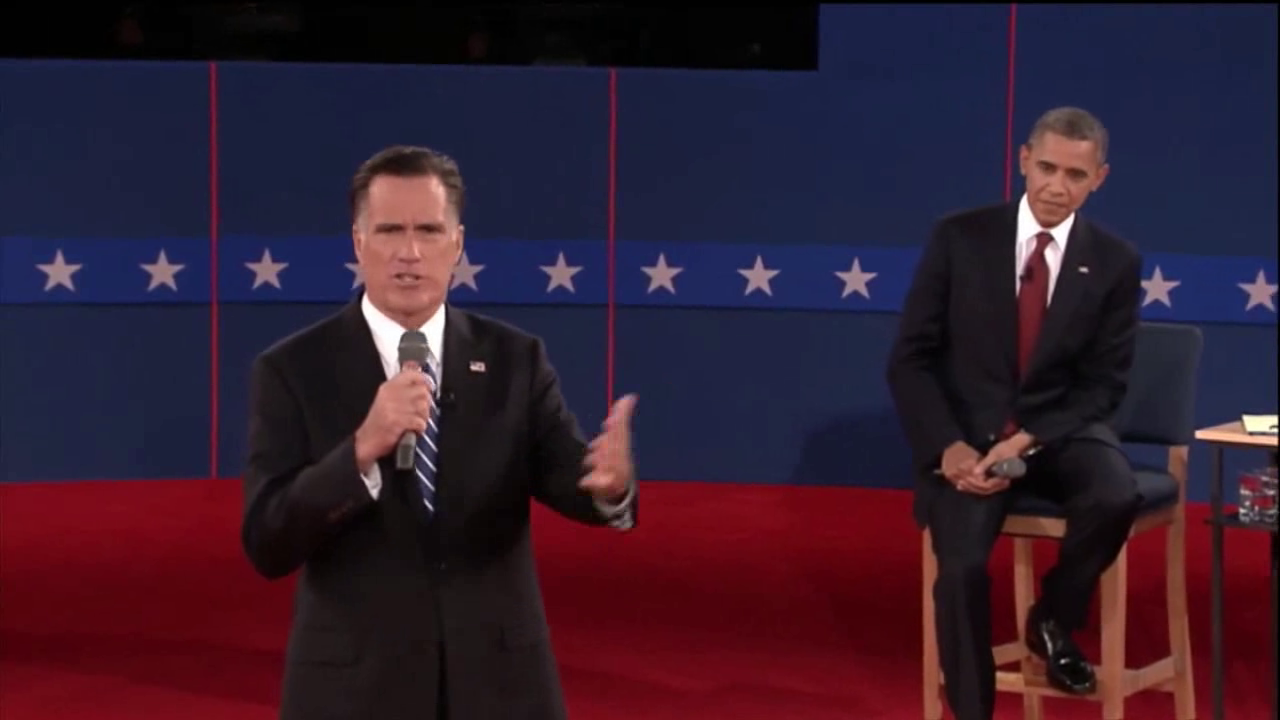
#> input picture frame 31 of ps6/input/pres_debate.avi, 1280 x 720 px
$ python ps6_3.py   (Python 2 division)
#> lines starting #> are read from the running program, lines starting #| are printed output that depends on the picture; after the words box and inside, x2 and y2 are one past the last pixel; in counts of white or black regions, pixels touching at a corner belong together
### ps6/algo.py
import numpy as np
import cv2

# [19 lines left out: function stochastic_universal_sampling, not called in this run]

def mean_squared_error(template, target):
    mse = np.sum(((template.astype(float) - target.astype(float)) ** 2)) / (template.shape[0] * template.shape[1])
    return mse

def histogram_distance(template, target):
    template_hist = np.zeros((256, 3))
    target_hist = np.zeros((256, 3))

    width = template.shape[1]
    height = template.shape[0]

    for ch in range(0, 3):
        template_hist[:, ch] = np.array(cv2.calcHist([template], [ch], None, [256], [0, 256]))[:, 0]
        target_hist[:, ch] = np.array(cv2.calcHist([target.astype(np.uint8)], [ch], None, [256], [0, 256]))[:, 0]

    template_hist /= float(width * height)
    target_hist /= float(width * height)

    dist = 0


    '''
    for k in range(0, 256):
        for ch in range(0, 3):
            if template_hist[k, ch] == 0 and target_hist[k, ch] == 0:
                continue
            else:
                dist += (template_hist[k, ch] - target_hist[k, ch])**2/(template_hist[k, ch] + target_hist[k, ch])
    '''
    hist_sum = template_hist + target_hist
    nonzero_mask = hist_sum > 0
    hist_sub = template_hist - target_hist

    dist = 0.5 * np.sum(hist_sub[nonzero_mask]**2 / hist_sum[nonzero_mask])

    return dist

### ps6/ps6_3.py
import numpy as np
import cv2
import algo
import os
import math


def sample_init(img_size, num):
    sample_set = []
    width = img_size[1]
    height = img_size[0]
    interval = width * height / num

    for i in range(0, num):
        y = (i * interval) / width
        x = (i * interval) % width
        sample_set.append([x, y, 1 / num])

    return sample_set


cap = cv2.VideoCapture('input\\pres_debate.avi')

x0 = 270
y0 = 190
w = 35
h = 55

t = 0
template = np.zeros((h, w))

num_sample = 100
sample_set = []

center_x = float(x0 + w / 2)
center_y = float(y0 + h / 2)

delta_d = 10.0
delta_dist = 0.1
weight_vec = []

alpha = 0

while (cap.isOpened()):
    ret, frame = cap.read()
#> frame is the input picture: shape (720, 1280, 3); mean B, G, R 46.7, 29.3, 51.1
    if not ret:
        break

    frame = cv2.resize(frame, (int(0.5 * frame.shape[1]), int(0.5 * frame.shape[0])), interpolation=cv2.INTER_CUBIC)
#> frame: shape (360, 640, 3)
    #gray = cv2.cvtColor(frame, cv2.COLOR_BGR2GRAY)

    if t == 0:
        template = frame[y0: y0 + h, x0: x0 + w, :]
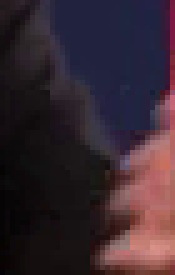
#> template: shape (55, 35, 3) (shown 5 times larger); mean B, G, R 48.3, 39.4, 55.1
        sample_set = sample_init((frame.shape[0], frame.shape[1]), num_sample)
        #cv2.imshow('temp', template)
        #cv2.imwrite(os.path.join('output', 'test1.png'), template)
    else:
        sample_set = algo.stochastic_universal_sampling(weight_vec)

    padded = np.zeros(((frame.shape[0] + h), (frame.shape[1] + w), 3))
    padded[h / 2 : -h / 2, w / 2 : -w / 2, :] = frame
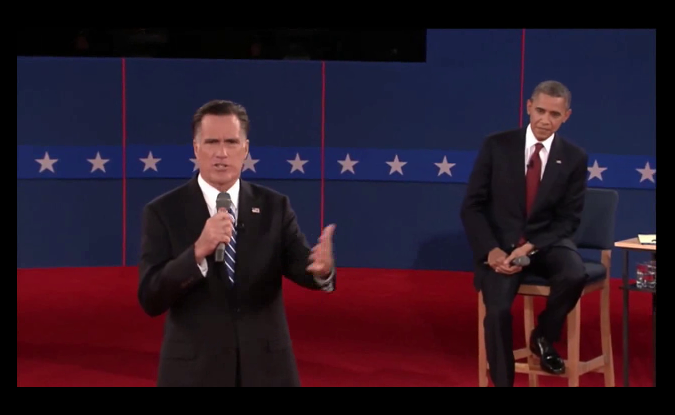
#> padded: shape (415, 675, 3) float64; mean B, G, R 38.4, 24.1, 42
    #padded = np.pad(frame, ((h / 2, h / 2), (w / 2, w / 2), 3), 'edge')

    weight_vec = []
    weight_sum = 0
    best_dist = float('inf')
    best_template = np.zeros(template.shape)
    for i in range(0, num_sample):
        x = sample_set[i][0] + int(np.random.normal(0, delta_d))
        if x < 0:
            x = 0
        if x >= padded.shape[1] - w:
            x = padded.shape[1] - w - 1

        y = sample_set[i][1] + int(np.random.normal(0, delta_d))
        if y < 0:
            y = 0
        if y >= padded.shape[0] - h:
            y = padded.shape[0] - h - 1

        target = padded[y: y + h, x: x + w, :]
        p_dynamics = math.exp(-((x - center_x) ** 2 + (y - center_y) ** 2) / (2 * delta_d ** 2))
        hist_dist = algo.histogram_distance(template, target)


        if (hist_dist < best_dist):
            best_dist = hist_dist
            best_template = target

        p_dist = math.exp(-hist_dist / (2 * delta_dist ** 2))

        weight = p_dist * p_dynamics
        weight_sum = weight_sum + weight
        weight_vec.append([x, y, weight])
#> this loop made 100 passes
#> (hist_dist, best_dist, p_dist, weight, weight_sum) on passes 8, 14, 19, 24: (1.98, 1.98, 1.1e-43, 2.02e-173, 7.85e-136), (1.57, 1.57, 7.35e-35, 4.95e-209, 6.41e-130), (1.34, 1.34, 8.36e-30, 6.05e-195, 1.94e-109), (1.13, 1.13, 2.28e-25, 1.83e-159, 1.41e-93)
#> (hist_dist, best_dist, p_dist, weight_sum) on passes 1, 2, 45, 50, 55: (2.65, 2.65, 3.22e-58, 4.9e-315), (2.12, 2.12, 8.26e-47, 2.95e-151), (0.881, 0.881, 7.5e-20, 1.03e-28), (0.824, 0.824, 1.26e-18, 1.5e-23), (0.415, 0.415, 9.81e-10, 3.19e-10)
#> pass 1, `target = padded[y: y + h, x: x + w, :]`:
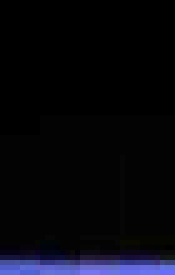
#> target: shape (55, 35, 3) float64 (shown 5 times larger); mean B, G, R 4, 2.1, 2.1; drawn with min black and max white
#> pass 3, `target = padded[y: y + h, x: x + w, :]`:
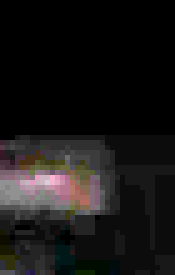
#> target: shape (55, 35, 3) float64 (shown 5 times larger); mean B, G, R 1.8, 1.8, 2; drawn with min black and max white
#> after the loop:
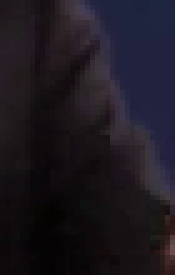
#> best_template: shape (55, 35, 3) float64 (shown 5 times larger); mean B, G, R 32.5, 24.4, 28.9
#> after the loop, best_dist = 0.415; weight_sum = 3.19e-10; weight_vec = 100 items, first 6: [17, 4, 4.9e-315], [393, 25, 2.95e-151], [146, 0, 2.34e-203], [521, 9, 8.27e-260], [255, 18, 7.85e-136], [1, 32, 3.33e-306]

    template = alpha * best_template.astype(float) + (1 - alpha) * template.astype(float)
    template = template.astype(np.uint8)
    cv2.imshow('temp', template)

    center_x = 0
    center_y = 0
    radius = 0

    for i in range(0, num_sample):
        weight_vec[i][2] = weight_vec[i][2] / weight_sum
        center_x += weight_vec[i][2] * weight_vec[i][0]
        center_y += weight_vec[i][2] * weight_vec[i][1]
        cv2.circle(frame, (int(weight_vec[i][0]), int(weight_vec[i][1])), 1, (0, 255, 0))
#> this loop made 100 passes
#> (center_x, center_y) on passes 1 to 12: (2.61e-304, 6.15e-305), (3.63e-139, 2.31e-140), (3.63e-139, 2.31e-140), (3.63e-139, 2.31e-140), (6.28e-124, 4.43e-125), (6.28e-124, 4.43e-125), (6.28e-124, 4.43e-125), (6.28e-124, 4.43e-125), (6.28e-124, 4.43e-125), (5.21e-118, 4.83e-119), (5.21e-118, 4.83e-119), (5.21e-118, 4.83e-119)
#> center_x on pass 39: 5.38e-51
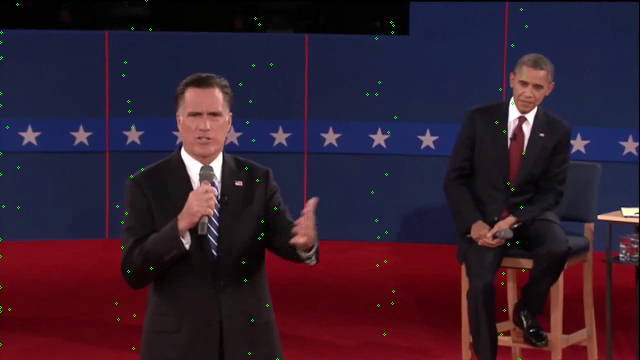
#> frame: shape (360, 640, 3); mean B, G, R 46.6, 29.7, 51

    for i in range(0, num_sample):
        dist = math.sqrt((weight_vec[i][0] - center_x) ** 2 + (weight_vec[i][0] - center_y) ** 2)
        radius += weight_vec[i][2] * dist

    cv2.circle(frame, (int(center_x), int(center_y)), 3, (0, 255, 0))
#> frame: shape (360, 640, 3); 0.01% of pixels changed, all inside (x1, y1, x2, y2) = (271, 204, 278, 211)
    cv2.circle(frame, (int(center_x), int(center_y)), int(radius), (255, 0, 0))
    cv2.rectangle(frame, (int(center_x - w / 2), int(center_y - h / 2)), (int(center_x + w / 2), int(center_y + h / 2)),
                  (0, 0, 255))
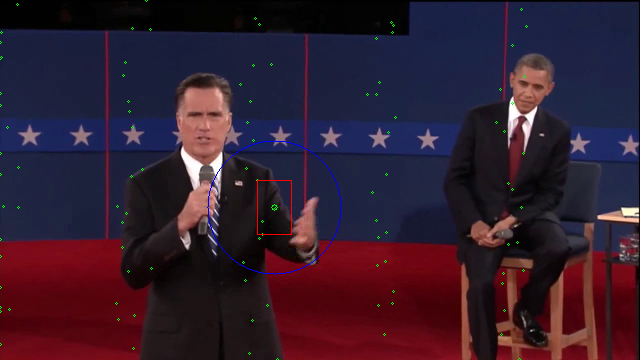
#> frame: shape (360, 640, 3); mean B, G, R 46.9, 29.6, 51

    cv2.imshow('frame', frame)

    if t == 0:
        cv2.imwrite(os.path.join('output', 'ps6-3-b-1.png'), template)
    if (t == 15):
        cv2.imwrite(os.path.join('output', 'ps6-3-b-2.png'), frame)
    if (t == 50):
        cv2.imwrite(os.path.join('output', 'ps6-3-b-3.png'), frame)
    if (t == 140):
        cv2.imwrite(os.path.join('output', 'ps6-3-b-4.png'), frame)

    t = t + 1
    if cv2.waitKey(25) & 0xFF == ord('q'):
#> (key q is pressed here)
        break

cap.release()
cv2.destroyAllWindows()

$ run again, starting later in the video
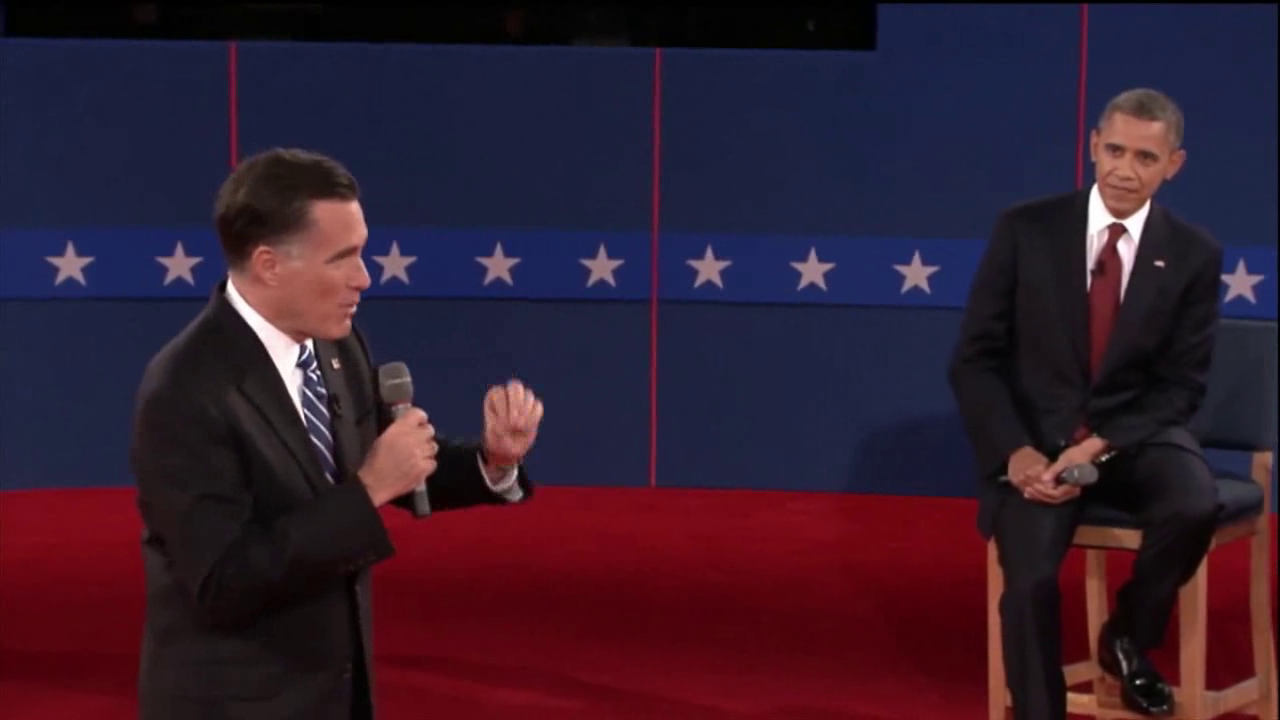
#> input picture frame 140 of ps6/input/pres_debate.avi, 1280 x 720 px
#> frame is the input picture: shape (720, 1280, 3); mean B, G, R 46.6, 29.3, 51.5
#> the loop `for i in range(0, num_sample):` made 100 passes
#> (hist_dist, best_dist, p_dist, weight, weight_sum) on passes 4, 9, 19, 32: (2.19, 2.19, 3.47e-48, 4.93e-261, 2.37e-154), (1.79, 1.79, 1.3e-39, 7.25e-243, 2.58e-144), (1.73, 1.73, 3.44e-38, 2.49e-203, 8.33e-113), (1.37, 1.37, 1.39e-30, 1.23e-80, 1.78e-77)
#> after the loop `for i in range(0, num_sample):`:
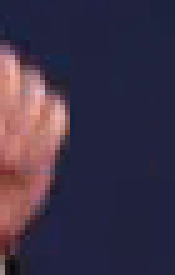
#> best_template: shape (55, 35, 3) float64 (shown 5 times larger); mean B, G, R 70.6, 49.7, 60.7
#> after the loop `for i in range(0, num_sample):`: best_dist = 0.421; weight_sum = 2.39e-10; weight_vec = 100 items, first 6: [17, 4, 6.57e-312], [393, 25, 2.37e-154], [146, 0, 1.23e-203], [521, 9, 4.93e-261], [255, 18, 2.58e-144], [1, 32, 1.13e-302]
#> the loop `for i in range(0, num_sample):` made 100 passes
#> (center_x, center_y) on passes 1 to 8: (4.68e-301, 1.1e-301), (3.91e-142, 2.48e-143), (3.91e-142, 2.48e-143), (3.91e-142, 2.48e-143), (2.76e-132, 1.95e-133), (2.76e-132, 1.95e-133), (2.76e-132, 1.95e-133), (2.76e-132, 1.95e-133)
#> `cv2.rectangle(frame, (int(center_x - w / 2), int(center_y - h / 2)), (..`:
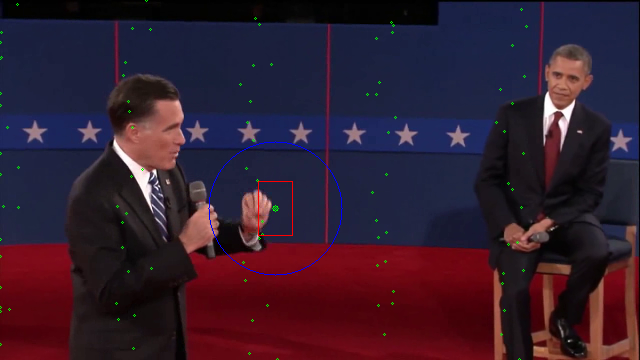
#> frame: shape (360, 640, 3); mean B, G, R 46.8, 29.6, 51.4

$ run again, starting later in the video
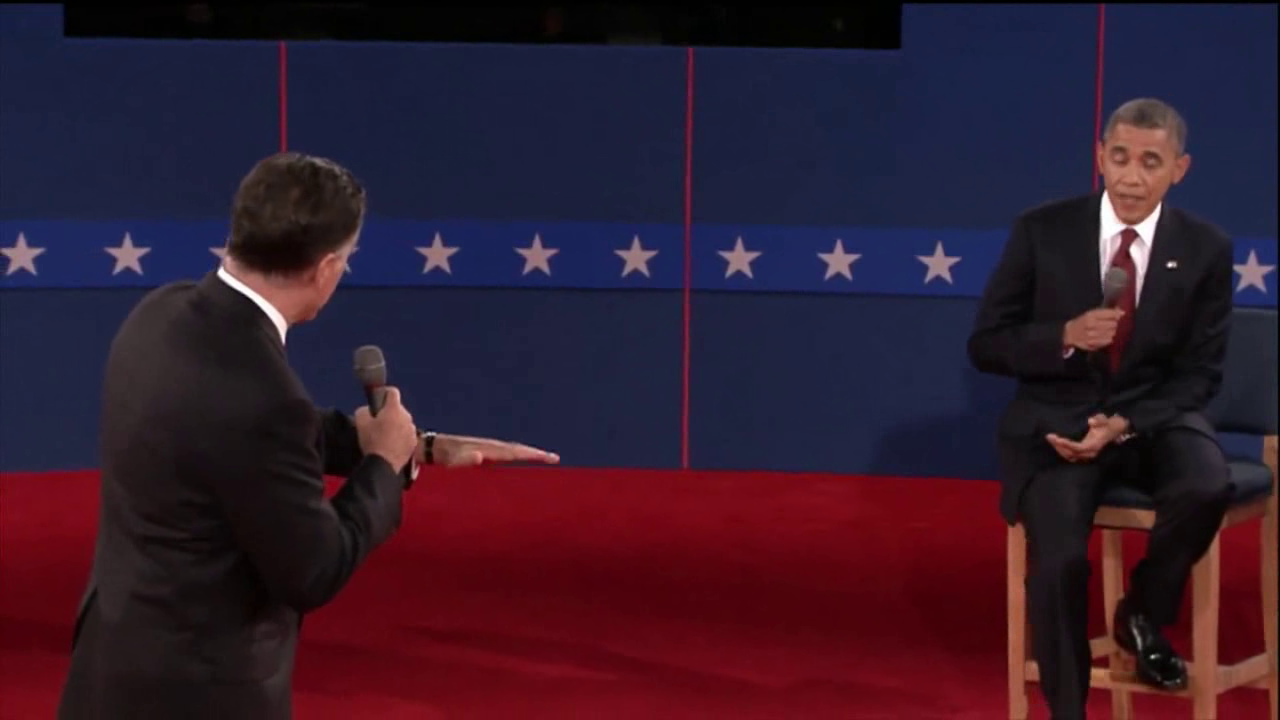
#> input picture frame 249 of ps6/input/pres_debate.avi, 1280 x 720 px
#> frame is the input picture: shape (720, 1280, 3); mean B, G, R 44.8, 27.6, 50.7
#> the loop `for i in range(0, num_sample):` made 100 passes
#> (hist_dist, best_dist, p_dist, weight, weight_sum) on passes 4, 9, 19, 32, 42, 43, 47, 52: (2.24, 2.24, 2.29e-49, 3.26e-262, 1.63e-155), (2.1, 2.1, 2.57e-46, 1.43e-249, 4.74e-147), (1.97, 1.97, 2.03e-43, 1.47e-208, 1.82e-114), (1.8, 1.8, 7.58e-40, 6.72e-90, 2.22e-82), (1.8, 1.8, 8.11e-40, 1.17e-77, 5.16e-56), (1.61, 1.61, 1.11e-35, 2.43e-86, 5.16e-56), (1.46, 1.46, 2.21e-32, 1.11e-57, 3.58e-51), (1.23, 1.23, 2.43e-27, 2.19e-44, 3.79e-38)
#> after the loop `for i in range(0, num_sample):`:
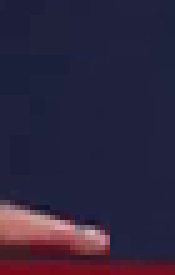
#> best_template: shape (55, 35, 3) float64 (shown 5 times larger); mean B, G, R 61.8, 37.6, 46.3
#> after the loop `for i in range(0, num_sample):`: best_dist = 0.52; weight_sum = 1.7e-12; weight_vec = 100 items, first 6: [17, 4, 5.32e-311], [393, 25, 1.63e-155], [146, 0, 3.66e-202], [521, 9, 3.26e-262], [255, 18, 4.74e-147], [1, 32, 4.92e-304]
#> the loop `for i in range(0, num_sample):` made 100 passes
#> (center_x, center_y) on passes 1 to 8: (5.34e-298, 1.26e-298), (3.78e-141, 2.4e-142), (3.78e-141, 2.4e-142), (3.78e-141, 2.4e-142), (7.13e-133, 5.03e-134), (7.13e-133, 5.03e-134), (7.13e-133, 5.03e-134), (7.13e-133, 5.03e-134)
#> `cv2.rectangle(frame, (int(center_x - w / 2), int(center_y - h / 2)), (..`:
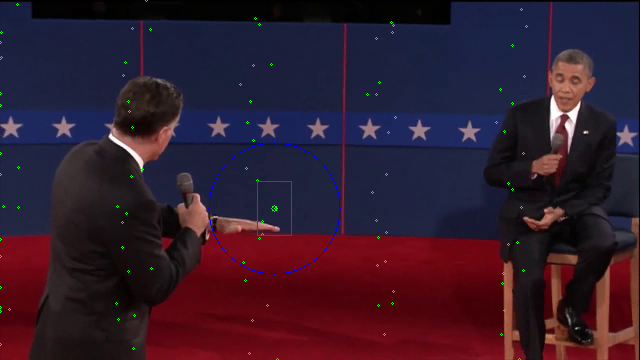
#> frame: shape (360, 640, 3); mean B, G, R 45, 27.9, 50.6
